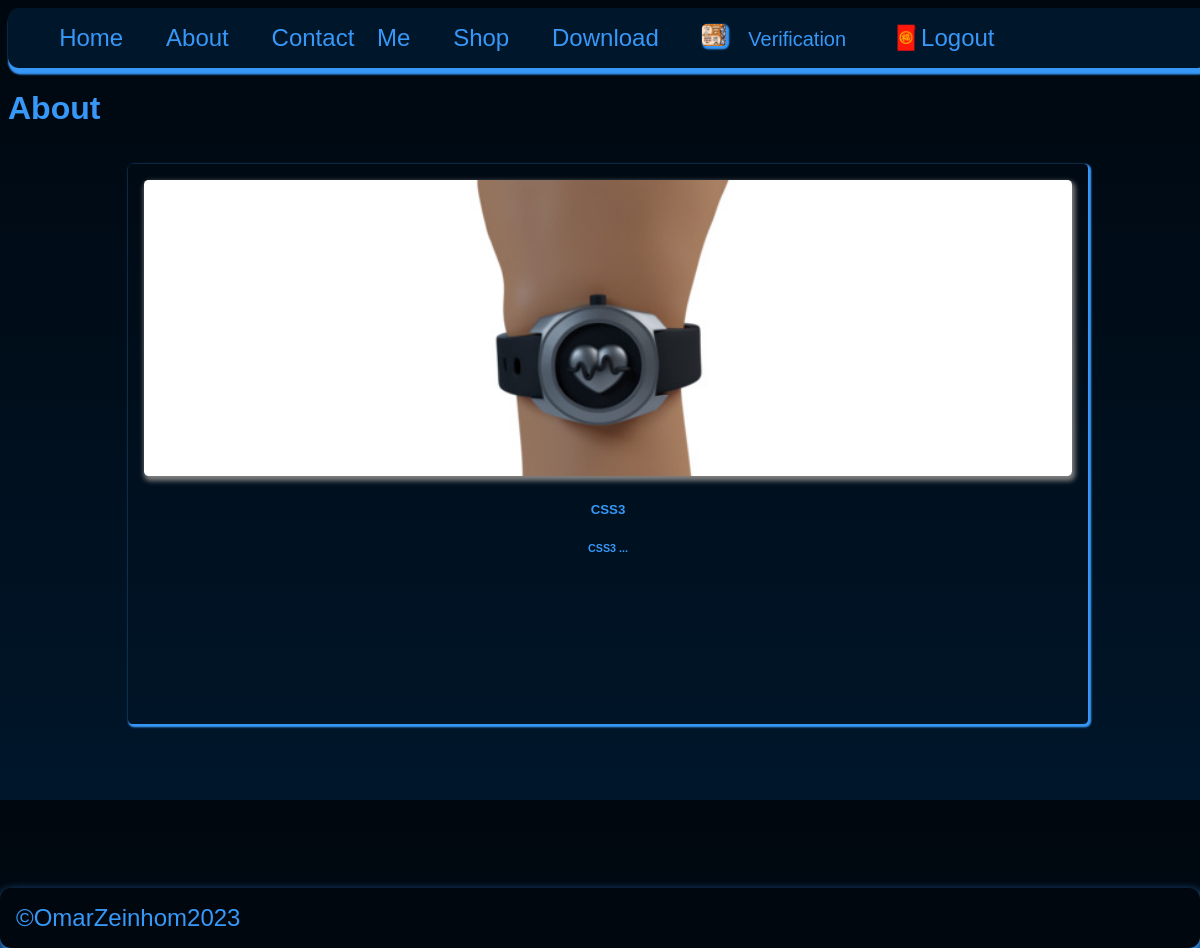
Page /about.php (signed in) on the committed database.
### tables this page shows
CREATE TABLE `users` (
  `id` int(11) UNSIGNED NOT NULL,
  `firstname` varchar(50) NOT NULL,
  `lastname` varchar(50) NOT NULL,
  `username` varchar(50) NOT NULL,
  `email` varchar(100) NOT NULL,
  `password` varchar(255) NOT NULL,
  `avatar` varchar(255) NOT NULL,
  `is_admin` tinyint(1) NOT NULL
);

CREATE TABLE `abouts` (
  `id` int(8) UNSIGNED NOT NULL,
  `about_title` varchar(255) NOT NULL,
  `about_body` text NOT NULL,
  `about_thumbnail` varchar(255) NOT NULL
);

### partials/aboutcards/aboutscards.php (the view, shortened to what this page needs)
<?php
$abouts_query = "SELECT * FROM abouts";
$abouts_result =  mysqli_query($connect__db, $abouts_query);
?>
<?php if (mysqli_num_rows($abouts_result) >= 1) : ?>
<?php while ($single_about = mysqli_fetch_assoc($abouts_result)) : ?>
<div class="app__col">
    <div class="app__card" id="appCardId">
        <div class="app__card-header">
            <div class="app__card-img-shadow">
                <img src="<?= HOME_URL . 'images/' . $single_about['about_thumbnail'] ?>" class="app__card-img"
                    alt="admin_post_thumbnail" loading="lazy" />
            </div>
            <h5 id="postsTitle">
                <?= $single_about['about_title']; ?>
            </h5>
        </div>
        <div class="app__card-footer">
            <h6 class="app__td" id="aboutBody" maxlength="100">
                <?= substr($single_about['about_body'], 0, 100)  . " ..."; ?>
            </h6>
        </div>
    </div>
</div>
<?php endwhile; ?>
<?php endif; ?>

### partials/nav/nav.php (shortened to what this page needs)
<?php
if (isset($_SESSION['user-id'])) {
    $id = filter_var($_SESSION['user-id'], FILTER_SANITIZE_NUMBER_INT);
    $query = "SELECT * from users WHERE id=$id";
    $result = mysqli_query($connect__db, $query);
    $avatar = mysqli_fetch_assoc($result);
}
?>
<nav class='app__nav' id="app__main-nav">
    <ul class='app__nav-items'>
        <li class='app__nav-item active'><a href="<?= HOME_URL ?>home.php" class="app__nav-link">Home</a></li>
        <li class='app__nav-item'><a href='<?= HOME_URL ?>about.php' class="app__nav-link">About</a></li>
        <li class='app__nav-item'><a href='<?= HOME_URL ?>contact.php' class="app__nav-link">Contact Me</a></li>
        <li class='app__nav-item'><a href='<?= HOME_URL ?>shop.php' class="app__nav-link">Shop</a></li>
        <li class='app__nav-item'><a href='<?= HOME_URL ?>download.php' class="app__nav-link">Download</a></li>
        <?php if (isset($_SESSION['user-id'])) : ?>
            <a href="<?= ADMIN_URL ?>" class="app__nav-link">
                <img alt="<?= $avatar['firstname'] ?>" class="app__nav-avatar" loading="lazy" src="<?= HOME_URL . 'images/' . $avatar['avatar'] ?>" />
                <small><?= $avatar['firstname'] ?></small>
            </a>
            <li class='app__nav-item'><a href="<?= HOME_URL ?>logout.php" class="app__nav-link">🧧Logout</a>
            <?php else : ?>
            <li class='app__nav-item'><a href="<?= HOME_URL ?>login.php" class="app__nav-link">🚪</a></li>
        <?php endif; ?>
    </ul>
</nav>

### global/styles/css/main.css (style rules this page uses)
.app__nav { width: 100%; top: 0; background-color: var(--color-dark-navyblue); background-image: var(--color-pearl-black); word-spacing: 1rem; box-shadow: 0.1rem 0.3rem 0.1rem 0.1rem var(--color-primary); border-radius: 0.7rem; overflow: hidden; }
.app__nav-items { list-style: none; width: 100%; }
.app__nav-item { display: inline-block; font-size: 1.5rem; }
.app__nav-link { font-size: 1.5rem; text-decoration: none; transition: 0.3s all ease-in-out; padding: 0.4rem 0.7rem; color: var(--color-primary); }
.app__nav-avatar { border-radius: 0.28rem; max-width: 1.5rem; max-height: 1.4rem; width: 100%; height: 100%; -o-object-fit: cover; object-fit: cover; background-color: black; box-shadow: 0.1rem 0.1rem 0.1rem 0.1rem var(--color-primary); }
* { box-sizing: border-box; }
.app__col { width: 100%; height: 100%; padding: 1rem 10rem 10rem 10rem; justify-content: center; display: grid; grid-template-columns: 1fr; }
.app__card-img { width: 100%; height: 100%; max-height: 37vh; max-width: 100vw; min-height: 20vh; min-width: 70vw; border-radius: 0.28rem; -o-object-fit: cover; object-fit: cover; box-shadow: 0.1rem 0.2rem 0.3rem 0.1rem gray; }
.app__card { box-shadow: 0.1rem 0.1rem 0.1rem 0.1rem var(--color-primary); border-radius: 0.28rem; width: 100%; height: 100%; padding: 1rem 1rem 1rem 1rem; max-height: 70vh; max-width: 90vw; min-height: 40vh; min-width: 80vw; }
.app__card-header { text-align: center; font-size: 1rem; }
.app__card-footer { justify-content: center; text-align: center; width: 100%; }
:root { --color-primary: #3798f8; --color-primary-dark: #002950; --color-secondary: #553d62; --color-dark-charchoal: #2b4353; --color-black: black; --color-medium-gray: #7d8184; --color-dark-gray: #5e6164; --color-darkest-gray: #111111; --color-light-gray: #a9a9a9; --color-lightest-gray: #d3d3d3; --color-dark-pearl: #00070e; --color-dark-navyblue: #00162a; --color-white: #ffffff; --color-red: #700000; --transition-slow: all 3s ease-in-out; --transition-medium: all 1.5s ease-in-out; --transition-fast: all 0.3s ease-in-out; --background-light: linear-gradient( to left var(--color-lightest-gray), var(--color-white) ); --background-dark: linear-gradient( to left var(--color-dark-pearl), var(--color-white) ); }
html { background: linear-gradient(var(--color-dark-pearl), var(--color-dark-navyblue)); background-repeat: repeat; width: 100%; height: 100%; font-family: Arial, Helvetica, sans-serif; }
body { font-family: Arial, Helvetica, sans-serif; color: var(--color-primary); background-repeat: repeat; width: 100%; height: 100%; }
h1, h2, h3, h4, h5, h6 { font-family: Arial, Helvetica, sans-serif; }
a { text-decoration: none; color: #3798f8; transition: 0.3s all ease-in-out; }

### rows in the picture
users: avatar (picture), firstname "Verification"
abouts: about_thumbnail (picture), about_title "CSS3", about_body "CSS3"

### other values in the picture
$page__title "About"
